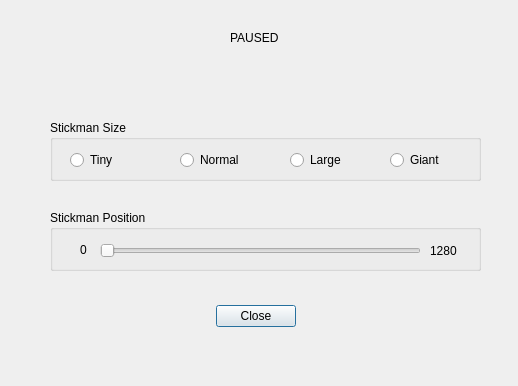
<?xml version="1.0" encoding="UTF-8"?>
<ui version="4.0">
 <class>PauseDialog</class>
 <widget class="QDialog" name="PauseDialog">
  <property name="geometry">
   <rect>
    <x>0</x>
    <y>0</y>
    <width>518</width>
    <height>386</height>
   </rect>
  </property>
  <property name="windowTitle">
   <string>Dialog</string>
  </property>
  <widget class="QDialogButtonBox" name="buttonBox">
   <property name="geometry">
    <rect>
     <x>70</x>
     <y>300</y>
     <width>371</width>
     <height>32</height>
    </rect>
   </property>
   <property name="orientation">
    <enum>Qt::Horizontal</enum>
   </property>
   <property name="standardButtons">
    <set>QDialogButtonBox::Close</set>
   </property>
   <property name="centerButtons">
    <bool>true</bool>
   </property>
  </widget>
  <widget class="QLabel" name="label_2">
   <property name="geometry">
    <rect>
     <x>230</x>
     <y>30</y>
     <width>51</width>
     <height>16</height>
    </rect>
   </property>
   <property name="text">
    <string>PAUSED</string>
   </property>
  </widget>
  <widget class="QGroupBox" name="stickman_size">
   <property name="geometry">
    <rect>
     <x>50</x>
     <y>120</y>
     <width>431</width>
     <height>61</height>
    </rect>
   </property>
   <property name="title">
    <string>Stickman Size</string>
   </property>
   <widget class="QRadioButton" name="tiny_radio">
    <property name="geometry">
     <rect>
      <x>20</x>
      <y>30</y>
      <width>51</width>
      <height>20</height>
     </rect>
    </property>
    <property name="text">
     <string>Tiny</string>
    </property>
   </widget>
   <widget class="QRadioButton" name="normal_radio">
    <property name="geometry">
     <rect>
      <x>130</x>
      <y>30</y>
      <width>71</width>
      <height>20</height>
     </rect>
    </property>
    <property name="text">
     <string>Normal</string>
    </property>
    <property name="checkable">
     <bool>true</bool>
    </property>
    <property name="checked">
     <bool>false</bool>
    </property>
   </widget>
   <widget class="QRadioButton" name="large_radio">
    <property name="enabled">
     <bool>true</bool>
    </property>
    <property name="geometry">
     <rect>
      <x>240</x>
      <y>30</y>
      <width>61</width>
      <height>20</height>
     </rect>
    </property>
    <property name="text">
     <string>Large</string>
    </property>
    <property name="checked">
     <bool>false</bool>
    </property>
   </widget>
   <widget class="QRadioButton" name="giant_radio">
    <property name="geometry">
     <rect>
      <x>340</x>
      <y>30</y>
      <width>61</width>
      <height>20</height>
     </rect>
    </property>
    <property name="text">
     <string>Giant</string>
    </property>
   </widget>
  </widget>
  <widget class="QGroupBox" name="stickman_position">
   <property name="geometry">
    <rect>
     <x>50</x>
     <y>210</y>
     <width>431</width>
     <height>61</height>
    </rect>
   </property>
   <property name="title">
    <string>Stickman Position</string>
   </property>
   <widget class="QSlider" name="position_slider">
    <property name="geometry">
     <rect>
      <x>50</x>
      <y>30</y>
      <width>321</width>
      <height>22</height>
     </rect>
    </property>
    <property name="orientation">
     <enum>Qt::Horizontal</enum>
    </property>
   </widget>
   <widget class="QLabel" name="label">
    <property name="geometry">
     <rect>
      <x>30</x>
      <y>30</y>
      <width>21</width>
      <height>20</height>
     </rect>
    </property>
    <property name="text">
     <string>0</string>
    </property>
   </widget>
   <widget class="QLabel" name="label_3">
    <property name="geometry">
     <rect>
      <x>380</x>
      <y>30</y>
      <width>31</width>
      <height>21</height>
     </rect>
    </property>
    <property name="text">
     <string>1280</string>
    </property>
   </widget>
  </widget>
 </widget>
 <resources/>
 <connections>
  <connection>
   <sender>buttonBox</sender>
   <signal>accepted()</signal>
   <receiver>PauseDialog</receiver>
   <slot>accept()</slot>
   <hints>
    <hint type="sourcelabel">
     <x>248</x>
     <y>254</y>
    </hint>
    <hint type="destinationlabel">
     <x>157</x>
     <y>274</y>
    </hint>
   </hints>
  </connection>
  <connection>
   <sender>buttonBox</sender>
   <signal>rejected()</signal>
   <receiver>PauseDialog</receiver>
   <slot>reject()</slot>
   <hints>
    <hint type="sourcelabel">
     <x>316</x>
     <y>260</y>
    </hint>
    <hint type="destinationlabel">
     <x>286</x>
     <y>274</y>
    </hint>
   </hints>
  </connection>
 </connections>
</ui>
